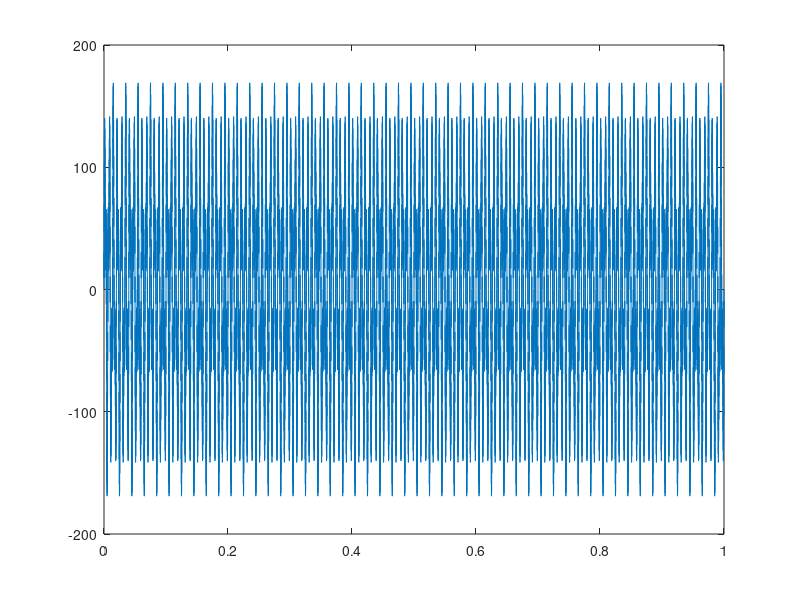
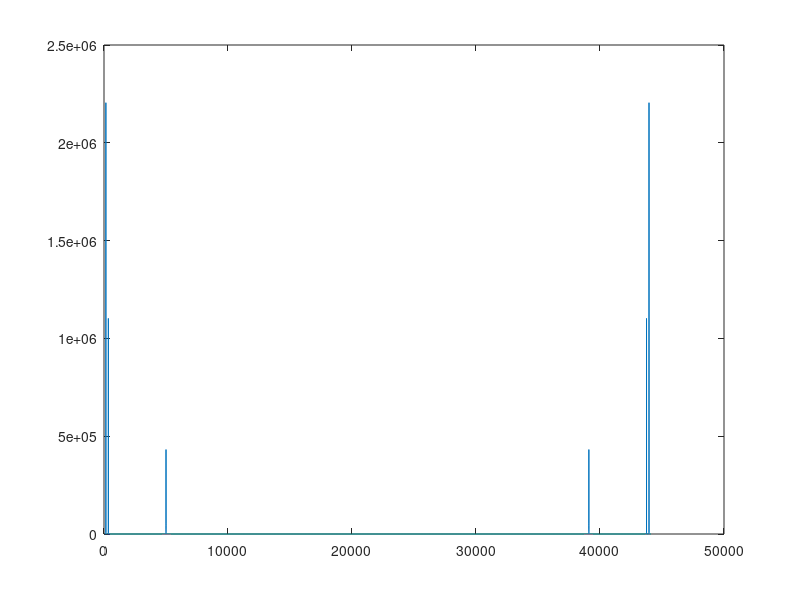

MATLAB code for these plots, in order:
t = @(tmax,fs) - 0:1/fs:tmax;
t = t(1,44100);
sin_150 = 100*sin(2*pi*150*t);
sin_350 = 50*sin(2*pi*350*t);
sin_5000 = 20*sin(2*pi*5000*t);
k = sin_150+sin_350+sin_5000;
x = fft(k);
figure(1)
plot(t,k)
figure(2)
plot(abs(x))